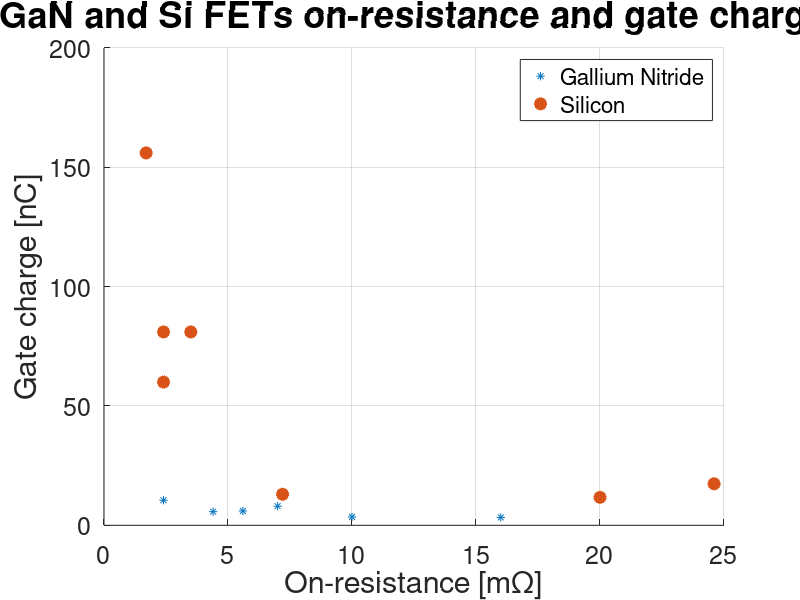

Write the MATLAB code that produced this figure.
%% GaN vs Si Figure of Merit
clear, close all, clc;


%% GaN Transistors
% All 100 V. All resistances in mOhm, charges in nC

% EPC2204
Rdson_EPC2204 = 4.4;
Qg_EPC2204 = 5.7;
fom_EPC2204 = Rdson_EPC2204 * Qg_EPC2204;

% EPC2218
Rdson_EPC2218 = 2.4;
Qg_EPC2218 = 10.5;
fom_EPC2218 = Rdson_EPC2218 * Qg_EPC2218;

% EPC2045
Rdson_EPC2045 = 5.6;
Qg_EPC2045 = 6;
fom_EPC2045 = Rdson_EPC2045 * Qg_EPC2045;

% EPC2052
Rdson_EPC2052 = 10;
Qg_EPC2052 = 3.5;
fom_EPC2052 = Rdson_EPC2052 * Qg_EPC2052;

% GS61004B
Rdson_GS61004B = 16;
Qg_GS61004B = 3.3;
fom_GS61004B = Rdson_GS61004B * Qg_GS61004B;

% GS61008T
Rdson_GS61008T = 7;
Qg_GS61008T = 8;
fom_GS61008T = Rdson_GS61008T * Qg_GS61008T;

Rds_GaN = [Rdson_EPC2204, Rdson_EPC2218, Rdson_EPC2045, Rdson_EPC2052, Rdson_GS61004B, Rdson_GS61008T];
Qg_GaN = [Qg_EPC2204, Qg_EPC2218, Qg_EPC2045, Qg_EPC2052, Qg_GS61004B, Qg_GS61008T];
fom_GaN = [fom_EPC2204, fom_EPC2218, fom_EPC2045, fom_EPC2052, fom_GS61004B, fom_GS61008T];


%% Si Transistors
% All 100 V. All resistances in mOhm, charges in nC.

% SI7454FDP-T1-RE3
Rdson_SI7454 = 24.6;
Qg_SI7454 = 17.4;
fom_SI7454 = Rdson_SI7454 * Qg_SI7454;

% AUIRF7669L2TR
Rdson_AUIRF7669 = 3.5;
Qg_AUIRF7669 = 81;
fom_AUIRF7669 = Rdson_AUIRF7669 * Qg_AUIRF7669;

% IPT020N10N3
Rdson_IPT020N10N3 = 1.7;
Qg_IPT020N10N3 = 156;
fom_IPT020N10N3 = Rdson_IPT020N10N3 * Qg_IPT020N10N3;

% NTMFS10N3D2
Rdson_NTMFS = 2.4;
Qg_NTMFS = 60;
fom_NTMFS = Rdson_NTMFS * Qg_NTMFS;

% FDB0300N1007L
Rdson_FDB0300 = 2.4;
Qg_FDB0300 = 81;
fom_FDB0300 = Rdson_FDB0300 * Qg_FDB0300;

% FDMS86104
Rdson_FDMS = 20;
Qg_FDMS = 11.7;
fom_FDMS = Rdson_FDMS * Qg_FDMS;

% ISC0805NLS
Rdson_ISC08 = 7.2;
Qg_ISC08 = 13;
fom_ISC08 = Rdson_ISC08 * Qg_ISC08;

Rds_Si = [Rdson_SI7454, Rdson_AUIRF7669, Rdson_IPT020N10N3, Rdson_NTMFS, Rdson_FDB0300, Rdson_FDMS, Rdson_ISC08];
Qg_Si = [Qg_SI7454, Qg_AUIRF7669, Qg_IPT020N10N3, Qg_NTMFS, Qg_FDB0300, Qg_FDMS, Qg_ISC08];
fom_Si = [fom_SI7454, fom_AUIRF7669, fom_IPT020N10N3, fom_NTMFS, fom_FDB0300, fom_FDMS, fom_ISC08];


%% Plots
%x_GaN = 1:1:length(fom_GaN)
%x_Si = length(fom_GaN)+1:1:length(fom_GaN)+length(fom_Si)

figure(1)
hold on
grid on

% FoM of transistor
%plot(x_GaN, fom_GaN, '*', x_Si, fom_Si, '.', 'LineWidth', 4)

% Gate charge vs on-resistance
plot(Rds_GaN, Qg_GaN, '*', Rds_Si, Qg_Si, '*', 'LineWidth', 8)

set(gca, 'FontSize', 18)

legend('Gallium Nitride', 'Silicon')

title('GaN and Si FETs on-resistance and gate charge', 'FontSize', 26)
xlabel('On-resistance [m\Omega]', 'FontSize', 22)
ylabel('Gate charge [nC]', 'FontSize', 22)